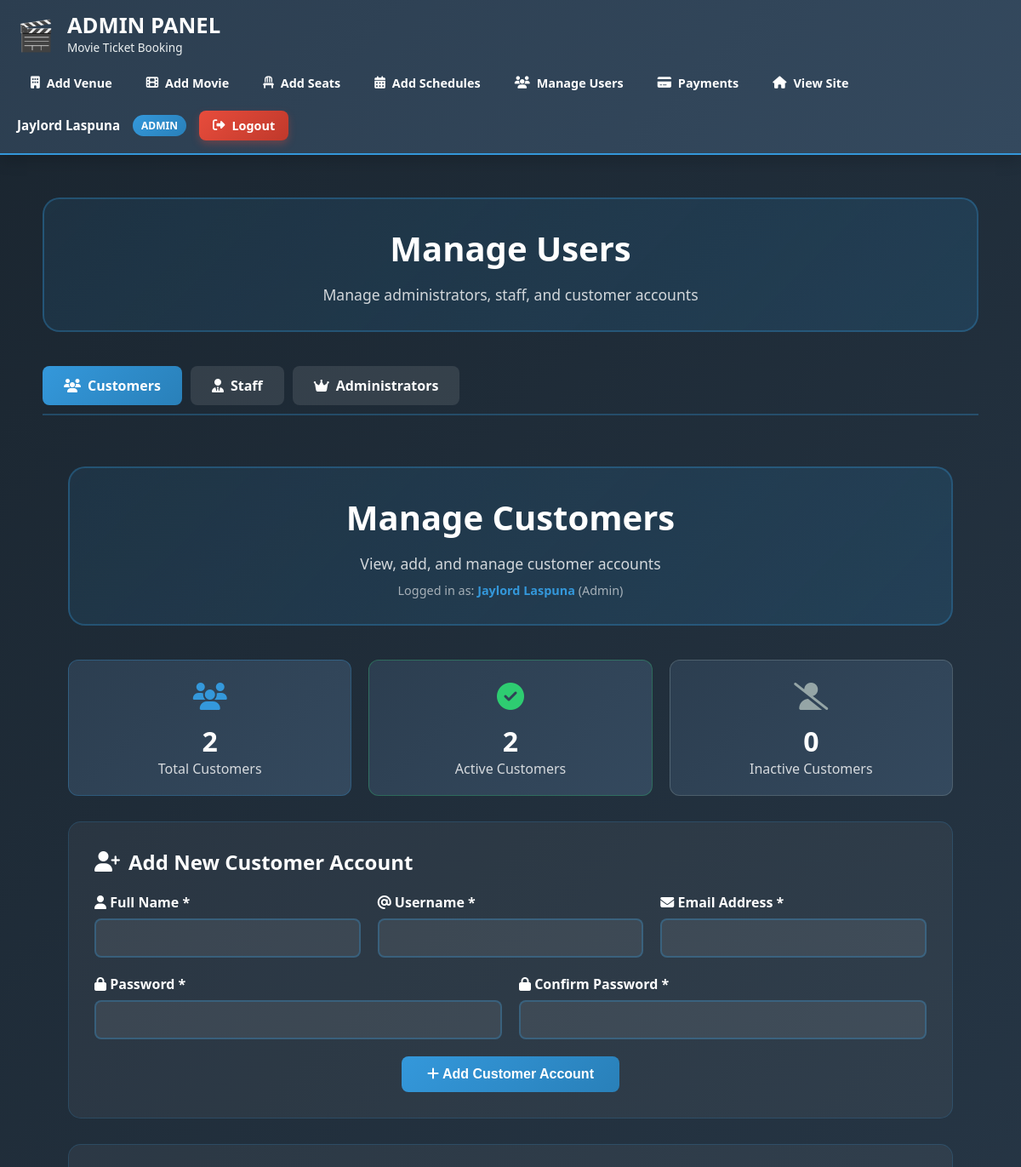
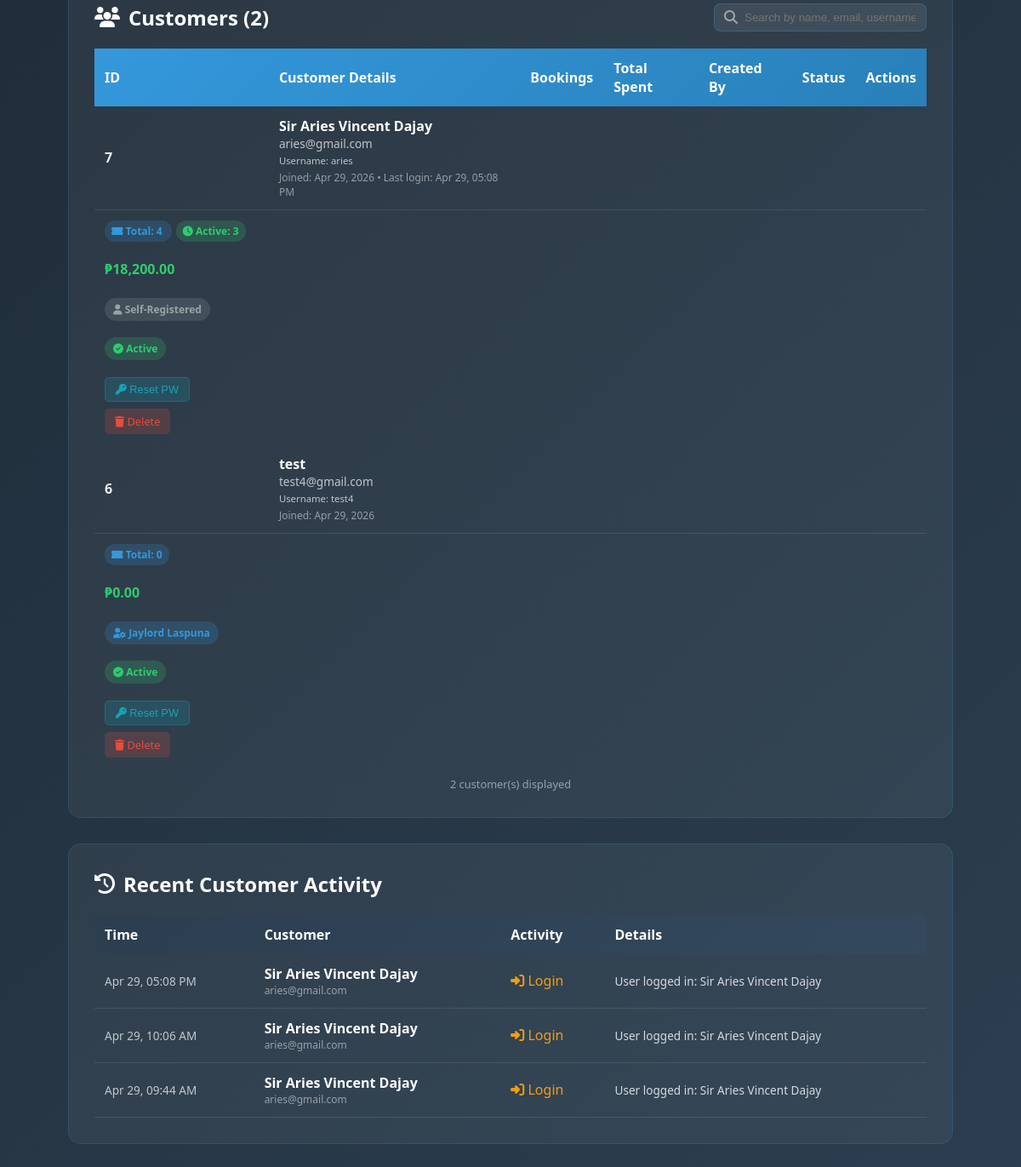
The app's page /pages/admin/manage-users.php (signed in) with its own data (2 pictures, top to bottom).
### tables this page shows
CREATE TABLE `users` (
  `u_id` int(11) NOT NULL,
  `u_name` varchar(100) NOT NULL,
  `u_username` varchar(50) NOT NULL,
  `u_email` varchar(100) NOT NULL,
  `u_pass` varchar(255) NOT NULL,
  `u_role` enum('Admin','Customer','Owner','Staff') DEFAULT 'Customer',
  `u_status` enum('Active','Inactive') DEFAULT 'Active',
  `created_by` int(11) DEFAULT NULL,
  `created_at` timestamp NOT NULL DEFAULT current_timestamp(),
  `last_login` timestamp NULL DEFAULT NULL,
  `is_visible` tinyint(1) DEFAULT 1
);

CREATE TABLE `customer_activity_log` (
  `id` int(11) NOT NULL,
  `customer_id` int(11) NOT NULL,
  `action_type` varchar(50) NOT NULL,
  `details` text DEFAULT NULL,
  `movie_id` int(11) DEFAULT NULL,
  `schedule_id` int(11) DEFAULT NULL,
  `booking_id` int(11) DEFAULT NULL,
  `created_at` timestamp NOT NULL DEFAULT current_timestamp()
);

### pages/admin/users/user-customer.php (the view, shortened to what the rows shown need)
<?php
$root_dir = dirname(dirname(dirname(__DIR__)));
require_once $root_dir . '/partials/admin-header.php';
$conn = get_db_connection();
$customers_result = $conn->query("
    SELECT
        u.u_id,
        u.u_name,
        u.u_username,
        u.u_email,
        u.u_role,
        u.u_status,
        u.created_at,
        u.last_login,
        u.created_by,
        creator.u_name as created_by_name,
        (SELECT COUNT(*) FROM bookings WHERE user_id = u.u_id AND status = 'ongoing') as active_bookings,
        (SELECT COUNT(*) FROM bookings WHERE user_id = u.u_id) as total_bookings,
        (SELECT COALESCE(SUM(total_amount), 0) FROM bookings WHERE user_id = u.u_id AND payment_status = 'paid') as total_spent
    FROM users u
    LEFT JOIN users creator ON u.created_by = creator.u_id
    WHERE u.u_role = 'Customer' AND u.is_visible = 1
    ORDER BY u.created_at DESC
");
$customers = [];
if ($customers_result) {
    while ($row = $customers_result->fetch_assoc()) {
        $customers[] = $row;
    }
}
$activity_log = $conn->query("
    SELECT
        cal.id,
        cal.customer_id,
        cal.action_type,
        cal.details,
        cal.created_at,
        u.u_name as customer_name,
        u.u_email as customer_email,
        m.title as movie_title,
        b.booking_reference
    FROM customer_activity_log cal
    LEFT JOIN users u ON cal.customer_id = u.u_id
    LEFT JOIN movies m ON cal.movie_id = m.id
    LEFT JOIN bookings b ON cal.booking_id = b.id
    WHERE u.u_role = 'Customer' AND (u.is_visible = 1 OR u.is_visible IS NULL)
    ORDER BY cal.created_at DESC
    LIMIT 30
");
$activity_items = [];
if ($activity_log) {
    while ($row = $activity_log->fetch_assoc()) {
        $activity_items[] = $row;
    }
}
?>
<div class="admin-content" style="max-width: 1400px; margin: 0 auto; padding: 30px;">
    <div style="text-align: center; margin-bottom: 40px; padding: 30px; background: linear-gradient(135deg, rgba(52, 152, 219, 0.1), rgba(41, 128, 185, 0.2)); border-radius: 20px; border: 2px solid rgba(52, 152, 219, 0.3);">
        <h1 style="color: white; font-size: 2.5rem; margin-bottom: 15px; font-weight: 800;">Manage Customers</h1>
    </div>
    <div style="background: rgba(255, 255, 255, 0.05); border-radius: 15px; padding: 30px; margin-bottom: 30px; border: 1px solid rgba(52, 152, 219, 0.2);">
        <h2 style="color: white; font-size: 1.5rem; margin-bottom: 20px; display: flex; align-items: center; gap: 10px;">
            <i class="fas fa-user-plus"></i> Add New Customer Account
        </h2>
    </div>
    <div style="background: rgba(255, 255, 255, 0.05); border-radius: 15px; padding: 30px; margin-bottom: 30px; border: 1px solid rgba(52, 152, 219, 0.2);">
        <div style="display: flex; justify-content: space-between; align-items: center; flex-wrap: wrap; gap: 15px; margin-bottom: 20px;">
            <h2 style="color: white; font-size: 1.5rem; display: flex; align-items: center; gap: 10px;">
                <i class="fas fa-users"></i> Customers (<?php echo count($customers); ?>)
            </h2>
        </div>
        <?php if (empty($customers)): ?>
            <div style="text-align: center; padding: 40px; color: rgba(255, 255, 255, 0.6);">
                <i class="fas fa-users fa-3x" style="margin-bottom: 15px; opacity: 0.5;"></i>
                <p>No customers found.</p>
            </div>
        <?php else: ?>
            <div style="overflow-x: auto;">
                <table style="width: 100%; border-collapse: collapse;" id="customerTable">
                    <thead>
                        <tr style="background: linear-gradient(135deg, #3498db 0%, #2980b9 100%);">
                            <th style="padding: 12px; text-align: left; color: white;">ID</th>
                            <th style="padding: 12px; text-align: left; color: white;">Customer Details</th>
                            <th style="padding: 12px; text-align: left; color: white;">Bookings</th>
                            <th style="padding: 12px; text-align: left; color: white;">Total Spent</th>
                            <th style="padding: 12px; text-align: left; color: white;">Created By</th>
                            <th style="padding: 12px; text-align: left; color: white;">Status</th>
                            <th style="padding: 12px; text-align: left; color: white;">Actions</th>
                        </tr>
                    </thead>
                    <tbody>
                        <?php foreach ($customers as $customer): ?>
                        <tr class="customer-row" style="border-bottom: 1px solid rgba(255, 255, 255, 0.1);"
                            data-name="<?php echo strtolower(htmlspecialchars($customer['u_name'])); ?>"
                            data-email="<?php echo strtolower(htmlspecialchars($customer['u_email'])); ?>"
                            data-username="<?php echo strtolower(htmlspecialchars($customer['u_username'])); ?>">
                            <td style="padding: 12px; color: rgba(255, 255, 255, 0.9); font-weight: 700;"><?php echo $customer['u_id']; ?></td>
                            <td style="padding: 12px;">
                                <div style="color: white; font-weight: 700;"><?php echo htmlspecialchars($customer['u_name']); ?></div>
                                <div style="color: rgba(255, 255, 255, 0.7); font-size: 0.85rem;">
                                    <?php echo htmlspecialchars($customer['u_email']); ?><br>
                                    <small>Username: <?php echo htmlspecialchars($customer['u_username']); ?></small>
                                </div>
                                <div style="color: rgba(255, 255, 255, 0.5); font-size: 0.75rem; margin-top: 3px;">
                                    Joined: <?php echo date('M d, Y', strtotime($customer['created_at'])); ?>
                                    <?php if ($customer['last_login']): ?>
                                    • Last login: <?php echo date('M d, h:i A', strtotime($customer['last_login'])); ?>
                                    <?php endif; ?>
                                </div>
                            </div>
                            </tr>
                            <td style="padding: 12px;">
                                <div>
                                    <span style="background: rgba(52,152,219,0.2); color: #3498db; padding: 4px 8px; border-radius: 12px; font-size: 0.75rem; font-weight: 600;">
                                        <i class="fas fa-ticket-alt"></i> Total: <?php echo $customer['total_bookings'] ?? 0; ?>
                                    </span>
                                    <?php if (($customer['active_bookings'] ?? 0) > 0): ?>
                                    <span style="background: rgba(46,204,113,0.2); color: #2ecc71; padding: 4px 8px; border-radius: 12px; font-size: 0.75rem; font-weight: 600; margin-left: 5px;">
                                        <i class="fas fa-clock"></i> Active: <?php echo $customer['active_bookings']; ?>
                                    </span>
                                    <?php endif; ?>
                                </div>
                            </div>
                            <td style="padding: 12px;">
                                <span style="color: #2ecc71; font-weight: 700;">
                                    ₱<?php echo number_format($customer['total_spent'] ?? 0, 2); ?>
                                </span>
                            </div>
                            <td style="padding: 12px;">
                                <span style="background: <?php echo $customer['created_by_name'] ? 'rgba(52,152,219,0.2)' : 'rgba(149,165,166,0.2)'; ?>; color: <?php echo $customer['created_by_name'] ? '#3498db' : '#95a5a6'; ?>; padding: 5px 10px; border-radius: 15px; font-size: 0.75rem; font-weight: 600;">
                                    <i class="fas <?php echo $customer['created_by_name'] ? 'fa-user-cog' : 'fa-user'; ?>"></i>
                                    <?php echo $customer['created_by_name'] ?? 'Self-Registered'; ?>
                                </span>
                            </div>
                            <tr>
                            <td style="padding: 12px;">
                                <span style="background: <?php echo $customer['u_status'] == 'Active' ? 'rgba(46,204,113,0.2)' : 'rgba(108,117,125,0.2)'; ?>; color: <?php echo $customer['u_status'] == 'Active' ? '#2ecc71' : '#6c757d'; ?>; padding: 5px 10px; border-radius: 15px; font-size: 0.75rem; font-weight: 600;">
                                    <i class="fas <?php echo $customer['u_status'] == 'Active' ? 'fa-check-circle' : 'fa-times-circle'; ?>"></i>
                                    <?php echo $customer['u_status']; ?>
                                </span>
                            </div>
                            </tr>
                            <td style="padding: 12px;">
                                <div style="display: flex; gap: 8px; flex-wrap: wrap;">
                                    <button type="button"
                                            onclick="openResetCustomerPasswordModal(<?php echo $customer['u_id']; ?>, '<?php echo addslashes($customer['u_name']); ?>')"
                                            style="padding: 6px 12px; background: rgba(23,162,184,0.2); color: #17a2b8; border: 1px solid rgba(23,162,184,0.3); border-radius: 5px; cursor: pointer; font-size: 0.8rem;">
                                        <i class="fas fa-key"></i> Reset PW
                                    </button>
                                    <a href="<?php echo SITE_URL; ?>index.php?page=admin/manage-users&type=customer&delete_customer=<?php echo $customer['u_id']; ?>"
                                       onclick="return confirm('Delete customer \'<?php echo addslashes($customer['u_name']); ?>\'?\nThis will deactivate their account and they will no longer be able to login.')"
                                       style="padding: 6px 12px; background: rgba(231,76,60,0.2); color: #e74c3c; text-decoration: none; border-radius: 5px; font-size: 0.8rem;">
                                        <i class="fas fa-trash"></i> Delete
                                    </a>
                                </div>
                        <?php endforeach; ?>
            <div style="margin-top: 10px; text-align: center; color: rgba(255,255,255,0.5); font-size: 0.8rem;">
            </div>
        <?php endif; ?>
    <div style="background: rgba(255, 255, 255, 0.05); border-radius: 15px; padding: 30px; border: 1px solid rgba(52, 152, 219, 0.2);">
        <h2 style="color: white; font-size: 1.5rem; margin-bottom: 20px; display: flex; align-items: center; gap: 10px;">
            <i class="fas fa-history"></i> Recent Customer Activity
        </h2>
        <?php if (empty($activity_items)): ?>
            <div style="text-align: center; padding: 40px; color: rgba(255, 255, 255, 0.6);">
                <i class="fas fa-history fa-3x" style="margin-bottom: 15px; opacity: 0.5;"></i>
                <p>No customer activity found.</p>
            </div>
        <?php else: ?>
            <div style="overflow-x: auto; max-height: 500px; overflow-y: auto;">
                <table style="width: 100%; border-collapse: collapse;">
                    <thead>
                        <tr style="background: linear-gradient(135deg, #2c3e50 0%, #34495e 100%); position: sticky; top: 0;">
                            <th style="padding: 12px; text-align: left; color: white;">Time</th>
                            <th style="padding: 12px; text-align: left; color: white;">Customer</th>
                            <th style="padding: 12px; text-align: left; color: white;">Activity</th>
                            <th style="padding: 12px; text-align: left; color: white;">Details</th>
                        </tr>
                    </thead>
                    <tbody>
                        <?php foreach ($activity_items as $activity):
                            $action_icon = 'fa-user';
                            $action_color = '#3498db';
                            if ($activity['action_type'] === 'BOOKING') {
                                $action_icon = 'fa-ticket-alt';
                                $action_color = '#2ecc71';
                            } elseif ($activity['action_type'] === 'MOVIE_VIEW') {
                                $action_icon = 'fa-eye';
                                $action_color = '#9b59b6';
                            } elseif ($activity['action_type'] === 'LOGIN') {
                                $action_icon = 'fa-sign-in-alt';
                                $action_color = '#f39c12';
                            }
                        ?>
                        <tr style="border-bottom: 1px solid rgba(255, 255, 255, 0.1);">
                            <td style="padding: 12px; color: rgba(255, 255, 255, 0.7); font-size: 0.85rem;">
                                <?php echo date('M d, h:i A', strtotime($activity['created_at'])); ?>
                            </td>
                            <td style="padding: 12px;">
                                <div style="color: white; font-weight: 600;"><?php echo htmlspecialchars($activity['customer_name']); ?></div>
                                <div style="color: rgba(255,255,255,0.5); font-size: 0.75rem;"><?php echo htmlspecialchars($activity['customer_email']); ?></div>
                            </td>
                            <td style="padding: 12px;">
                                <span style="color: <?php echo $action_color; ?>;">
                                    <i class="fas <?php echo $action_icon; ?>"></i>
                                    <?php
                                    if ($activity['action_type'] === 'BOOKING') echo 'Movie Booking';
                                    elseif ($activity['action_type'] === 'MOVIE_VIEW') echo 'Movie View';
                                    elseif ($activity['action_type'] === 'LOGIN') echo 'Login';
                                    else echo $activity['action_type'];
                                    ?>
                                </span>
                            </td>
                            <td style="padding: 12px; color: rgba(255, 255, 255, 0.8); font-size: 0.85rem;">
                                <?php echo htmlspecialchars($activity['details']); ?>
                            </td>
                        </tr>
                        <?php endforeach; ?>
                    </tbody>
                </table>
            </div>
        <?php endif; ?>
    </div>
</body>
</html>

### records on screen
users: u_id "7", u_name "Sir Aries Vincent Dajay", u_email "aries@gmail.com", u_username "aries", created_at "Apr 29, 2026", last_login "Apr 29, 05:08 PM", total_bookings "4", active_bookings "3", total_spent "18,200.00", created_by_name "Self-Registered", u_status "Active"
users: u_id "6", u_name "test", u_email "test4@gmail.com", u_username "test4", created_at "Apr 29, 2026", total_bookings "0", total_spent "0.00", created_by.u_name "Jaylord Laspuna", u_status "Active"
customer_activity_log: created_at "Apr 29, 05:08 PM", customer.u_name "Sir Aries Vincent Dajay", customer.u_email "aries@gmail.com", action_type "Login", details "User logged in: Sir Aries Vincent Dajay"
customer_activity_log: created_at "Apr 29, 10:06 AM", customer.u_name "Sir Aries Vincent Dajay", customer.u_email "aries@gmail.com", action_type "Login", details "User logged in: Sir Aries Vincent Dajay"
customer_activity_log: created_at "Apr 29, 09:44 AM", customer.u_name "Sir Aries Vincent Dajay", customer.u_email "aries@gmail.com", action_type "Login", details "User logged in: Sir Aries Vincent Dajay"

### other values on screen
$_SESSION['user_name'] "Jaylord Laspuna"
$_SESSION['user_role'] "ADMIN"
$current_admin_name "Jaylord Laspuna"
$current_admin_role "Admin"
$stats['total_customers'] "2"
$stats['active_customers'] "2"
$stats['inactive_customers'] "0"
count($customers) "2"
